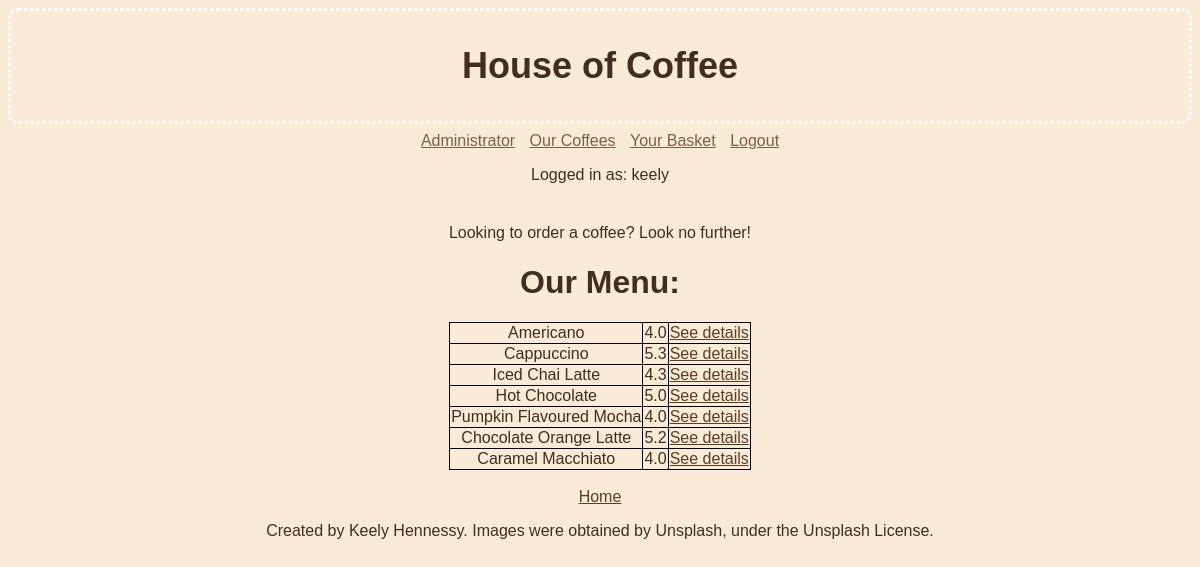
The page /orders (signed in) on the database its author committed.
### tables this page shows
CREATE TABLE coffees
(
    coffee_id INTEGER PRIMARY KEY AUTOINCREMENT,
    name TEXT,
    price REAL,
    description TEXT
);

### app.py (the view)
@app.route("/orders")
def orders():
    db = get_db()
    orders = db.execute("""SELECT * FROM coffees; """).fetchall()
    return render_template("orders.html", coffees=orders)

### app.py (called while the page is built)
@app.before_request
def load_logged_in_user():
    g.user = session.get("user_id", None)

### database.py (called while the page is built)
def get_db():
    if "db" not in g:
        g.db = sqlite3.connect(DATABASE,
            detect_types=sqlite3.PARSE_DECLTYPES
        )
        g.db.row_factory = sqlite3.Row
    return g.db

### templates/orders.html
{% extends "base.html" %}
{% block main_content %}
<p>Looking to order a coffee? Look no further!</p>
<h1>Our Menu: </h1>
<table>
    {% for coffee in coffees %}
        <tr>
            <td>{{ coffee["name"] }}</td>
            <td>{{ coffee["price"] }}</td>
            <td><a href="{{ url_for('order', coffee_id=coffee['coffee_id'] ) }}">See details</a></td>
        </tr>
    {% endfor %}
</table>
{% endblock %}

### static/styles.css (style rules this page uses)
table { margin: auto; border-collapse: collapse; }
th, td { border: 1px solid black; }
body { background-color:antiquewhite; }
* { text-align: center; font-family: 'Franklin Gothic Medium', 'Arial Narrow', Arial, sans-serif; color: #422d1f; }
body::before { content: ''; position: fixed; top: 0; left: 0; width: 100%; height: 100%; background-image: url('nathanDumlaoUnsplash.jpg'); background-size: cover; opacity: 0.5; z-index: -1; }
a { color: #5c3e28; }

### rows shown on the page
coffees: name "Americano", price "4.0"
coffees: name "Cappuccino", price "5.3"
coffees: name "Iced Chai Latte", price "4.3"
coffees: name "Hot Chocolate", price "5.0"
coffees: name "Pumpkin Flavoured Mocha", price "4.0"
coffees: name "Chocolate Orange Latte", price "5.2"
coffees: name "Caramel Macchiato", price "4.0"

### other values the page prints
{{ session["user_id"] }} "keely"
